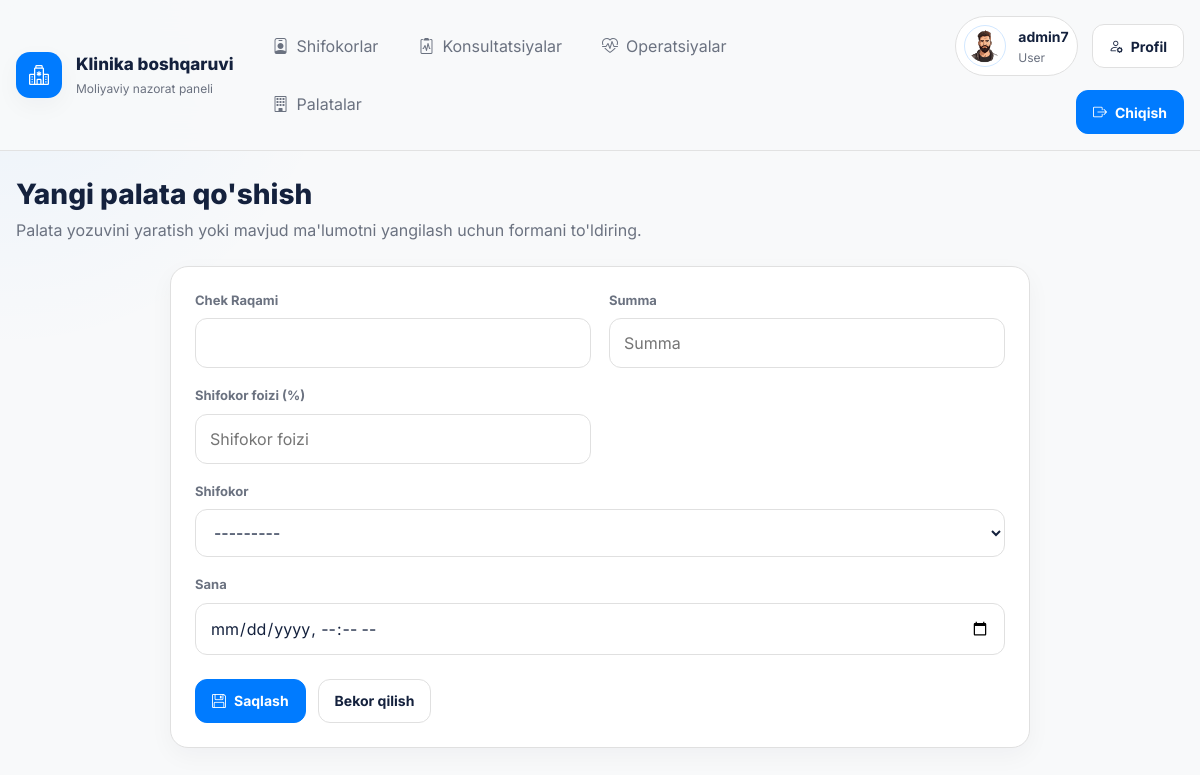
Page /finance/rooms/create/ (signed in) on the committed database.
### accounts/models.py (models this page shows, shortened)
class CustomUser(AbstractUser):
    ROLE_CHOICES = {
        'admin': 'Admin',
        'user': 'User',
    }
    role = models.CharField(max_length=20, choices=ROLE_CHOICES, default='user')
    phone = models.CharField(max_length=15, blank=True, null=True)
    avatar = models.ImageField(upload_to='avatars/', default='avatars/default_avatar.png', blank=True)

### finance/views.py (the view, shortened to what this page needs)
# urls.py: path('rooms/create/', RoomCreateView.as_view(), name='room-create'),
class RoomCreateView(LoginRequiredMixin, CreateView):
    model = Room
    form_class = RoomForm
    template_name = 'rooms/room_form.html'
    success_url = reverse_lazy('room-list')

### finance/forms.py
class RoomForm(forms.ModelForm):
    class Meta:
        model = Room
        fields = ['receipt_number', 'amount', 'doctor_percent', 'doctor', 'date']
        widgets = {
            'amount': forms.NumberInput(attrs={
                'class': 'form-control',
                'step': '0.01',
                'min': '0',
                'placeholder': 'Summa'
            }),
            'doctor_percent': forms.NumberInput(attrs={
                'class': 'form-control',
                'step': '0.01',
                'min': '0',
                'max': '100',
                'placeholder': 'Shifokor foizi'
            }),
            'doctor': forms.Select(attrs={
                'class': 'form-control'
            }),
            'date': forms.DateTimeInput(attrs={
                'class': 'form-control',
                'type': 'datetime-local'
            }),
        }
        labels = {
            'receipt_number': 'Chek Raqami',
            'amount': 'Summa',
            'doctor_percent': 'Shifokor foizi (%)',
            'doctor': 'Shifokor',
            'date': 'Sana',
        }

### finance/models.py (called while the page is built)
    def __str__(self):
        return f"{self.last_name} {self.first_name}"

### templates/rooms/room_form.html (shortened to what this page needs)
{% extends 'base.html' %}
{% block content %}
<section class="page-header">
    <div>
        <h1 class="page-title">{% if form.instance.pk %}Palatani tahrirlash{% else %}Yangi palata qo'shish{% endif %}</h1>
        <p class="page-description">Palata yozuvini yaratish yoki mavjud ma'lumotni yangilash uchun formani to'ldiring.</p>
    </div>
</section>
<section class="surface-card" style="max-width: 860px; margin: 0 auto;">
    <div class="surface-body">
        <form method="post">
            <div class="form-grid">
                {% for field in form %}
                    <div class="form-field {% if field.name == 'date' or field.name == 'doctor' %}full{% endif %}">
                        <label for="{{ field.id_for_label }}">{{ field.label }}</label>
                        {{ field }}
                    </div>
                {% endfor %}
            </div>
            <div class="form-actions">
                <button type="submit" class="btn btn-primary"><i class="bi bi-floppy"></i>Saqlash</button>
                <a href="{% url 'room-list' %}" class="btn btn-secondary">Bekor qilish</a>
            </div>
        </form>
    </div>
</section>
{% endblock %}

### templates/base.html (shortened to what this page needs)
<!DOCTYPE html>
<html lang="uz">
<head>
    <link rel="stylesheet" href="https://cdn.jsdelivr.net/npm/bootstrap-icons@1.11.3/font/bootstrap-icons.min.css">
</head>
<body>
    <div class="shell">
        <header class="topbar">
            <div class="topbar-inner">
                <a href="{% url 'home' %}" class="brand">
                    <span class="brand-mark"><i class="bi bi-hospital"></i></span>
                    <span class="brand-copy">
                        <span class="brand-title">Klinika boshqaruvi</span>
                        <span class="brand-subtitle">Moliyaviy nazorat paneli</span>
                    </span>
                </a>
                <div class="nav-area">
                    <ul class="nav-links">
                        <li><a href="{% url 'doctor-list' %}"><i class="bi bi-person-badge"></i>Shifokorlar</a></li>
                        <li><a href="{% url 'consultation-list' %}"><i class="bi bi-clipboard2-pulse"></i>Konsultatsiyalar</a></li>
                        <li><a href="{% url 'surgery-list' %}"><i class="bi bi-heart-pulse"></i>Operatsiyalar</a></li>
                        <li><a href="{% url 'room-list' %}"><i class="bi bi-building"></i>Palatalar</a></li>
                    </ul>
                    <div class="nav-actions">
                        {% if user.is_authenticated %}
                            <div class="user-panel">
                                {% if user.avatar %}
                                    <img src="{{ user.avatar.url }}" alt="{{ user.username }}" class="user-avatar">
                                {% else %}
                                    <div class="user-avatar-fallback">{{ user.username|first|upper }}</div>
                                {% endif %}
                                <div class="user-meta">
                                    <span class="user-name">{{ user.get_full_name|default:user.username }}</span>
                                    <span class="user-role">{{ user.get_role_display }}</span>
                                </div>
                            </div>
                            <a href="{% url 'profile-update' %}" class="btn btn-secondary"><i class="bi bi-person-gear"></i>Profil</a>
                            <a href="{% url 'logout' %}" class="btn btn-primary"><i class="bi bi-box-arrow-right"></i>Chiqish</a>
                        {% else %}
                            <a href="{% url 'login' %}" class="btn btn-secondary"><i class="bi bi-box-arrow-in-right"></i>Kirish</a>
                            <a href="{% url 'register' %}" class="btn btn-primary"><i class="bi bi-person-plus"></i>Ro'yxatdan o'tish</a>
                        {% endif %}
                    </div>
                </div>
            </div>
        </header>
        <main class="page-wrap">
            {% block content %}{% endblock %}
        </main>
    </div>
</body>
</html>

### rows in the picture
CustomUser: avatar (placeholder picture), get_full_name "admin7", role "User"

### other values in the picture
{{ field.label }} "Chek Raqami" "Summa" "Shifokor foizi (%)" "Shifokor" "Sana"
